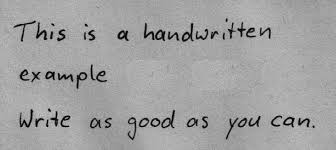
#> input picture DL/Assignment 5/images.jpg, 336 x 150 px
$ jupyter execute --allow-errors Text_Detection_and_Extraction_using_OpenCV_and_OCR.ipynb
#> lines starting #> are read from the running program, lines starting #| are printed output that depends on the picture; after the words box and inside, x2 and y2 are one past the last pixel; in counts of white or black regions, pixels touching at a corner belong together
#> further down, image is the input picture: shape (150, 336, 3); min 0, max 205, mean 161.1
#**Overview**

This script allows users to upload an image, processes the image to enhance text detection, identifies text regions using Tesseract OCR, highlights these regions with bounding boxes, and finally extracts and displays the detected text. It's a practical example of integrating computer vision and OCR techniques to automate text recognition from images.

#**Installing and Importing Necessary Libraries**

Installs the Tesseract OCR engine and the Python wrapper (pytesseract) in the Colab environment.

**cv2:** OpenCV for image processing (reading, modifying, displaying).

**numpy:** Supports array operations on images.

**pytesseract:** Python wrapper for Tesseract OCR, used for text recognition.

**cv2_imshow:** Displays images in Colab.

**files:** Allows uploading of files in Colab.

**os:** Used to manage file paths.

[cell 1]
import cv2          # For image processing
import numpy as np
import pytesseract   # For Optical Character Recognition (OCR)
import os
import matplotlib.pyplot as plt

# Set tesseract path (adjust this if installed in a different location)
pytesseract.pytesseract.tesseract_cmd = r'C:\Program Files\Tesseract-OCR\tesseract.exe'

#**Defining Helper Functions**

##**Preprocessing the Image**

Converts the image to grayscale, denoises it, and applies binary thresholding for easier text detection.

[cell 2]
# ---------- Preprocessing Function ----------
def preprocess_image(image):
    gray = cv2.cvtColor(image, cv2.COLOR_BGR2GRAY)

    # Increase contrast
    contrast = cv2.convertScaleAbs(gray, alpha=1.5, beta=0)
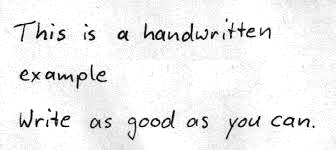
#> contrast: shape (150, 336); min 0, max 255, mean 239.7

    # Denoise
    denoised = cv2.fastNlMeansDenoising(contrast, h=30)

    # Apply adaptive threshold (better for uneven lighting)
    thresh = cv2.adaptiveThreshold(denoised, 255,
                                   cv2.ADAPTIVE_THRESH_GAUSSIAN_C,
                                   cv2.THRESH_BINARY, 31, 10)
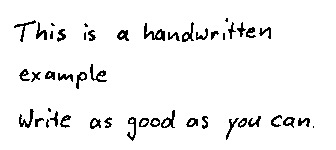
#> thresh: shape (150, 336); 94.8% white; black in thin lines or dots, all inside (x1, y1, x2, y2) = (14, 18, 314, 141)
    return thresh

##**Detecting Text Regions**

Detects text regions in the image and returns information like position, confidence, and text content in a dictionary.

[cell 3]
# ---------- Detect Text Regions ----------
def detect_text_regions(image):
    boxes = pytesseract.image_to_data(image, output_type=pytesseract.Output.DICT)  # Get text region data
    return boxes

##**Drawing Bounding Boxes**

Draws bounding boxes around text regions with confidence scores above 60%.

[cell 4]
# ---------- Draw Bounding Boxes ----------
def draw_bounding_boxes(image, boxes):
    output = image.copy()  # Copy original image to draw boxes
    n_boxes = len(boxes['level'])  # Total number of detected text regions
    for i in range(n_boxes):
        if int(boxes['conf'][i]) > 60:  # Only consider boxes with confidence > 60%
            (x, y, w, h) = (boxes['left'][i], boxes['top'][i], boxes['width'][i], boxes['height'][i])
            cv2.rectangle(output, (x, y), (x + w, y + h), (0, 255, 0), 2)  # Draw rectangle
    return output

##**Extracting Detected Text**

Extracts and combines the detected text into a single string.

[cell 5]
# ---------- Extract Detected Text ----------
def get_detected_text(boxes):
    detected_text = []
    n_boxes = len(boxes['level'])  # Total number of detected boxes
    for i in range(n_boxes):
        if int(boxes['conf'][i]) > 30:
            detected_text.append(boxes['text'][i])  # Append detected text
    return ' '.join(detected_text)

#**Uploading and Reading the Image**

Prompts the user to upload an image, retrieves the file, and reads it using OpenCV.

[cell 6]
# ---------- Image Path ----------
image_path = "images.jpg"  # Replace with your local image path

# ---------- Read Image ----------
image = cv2.imread(image_path)
